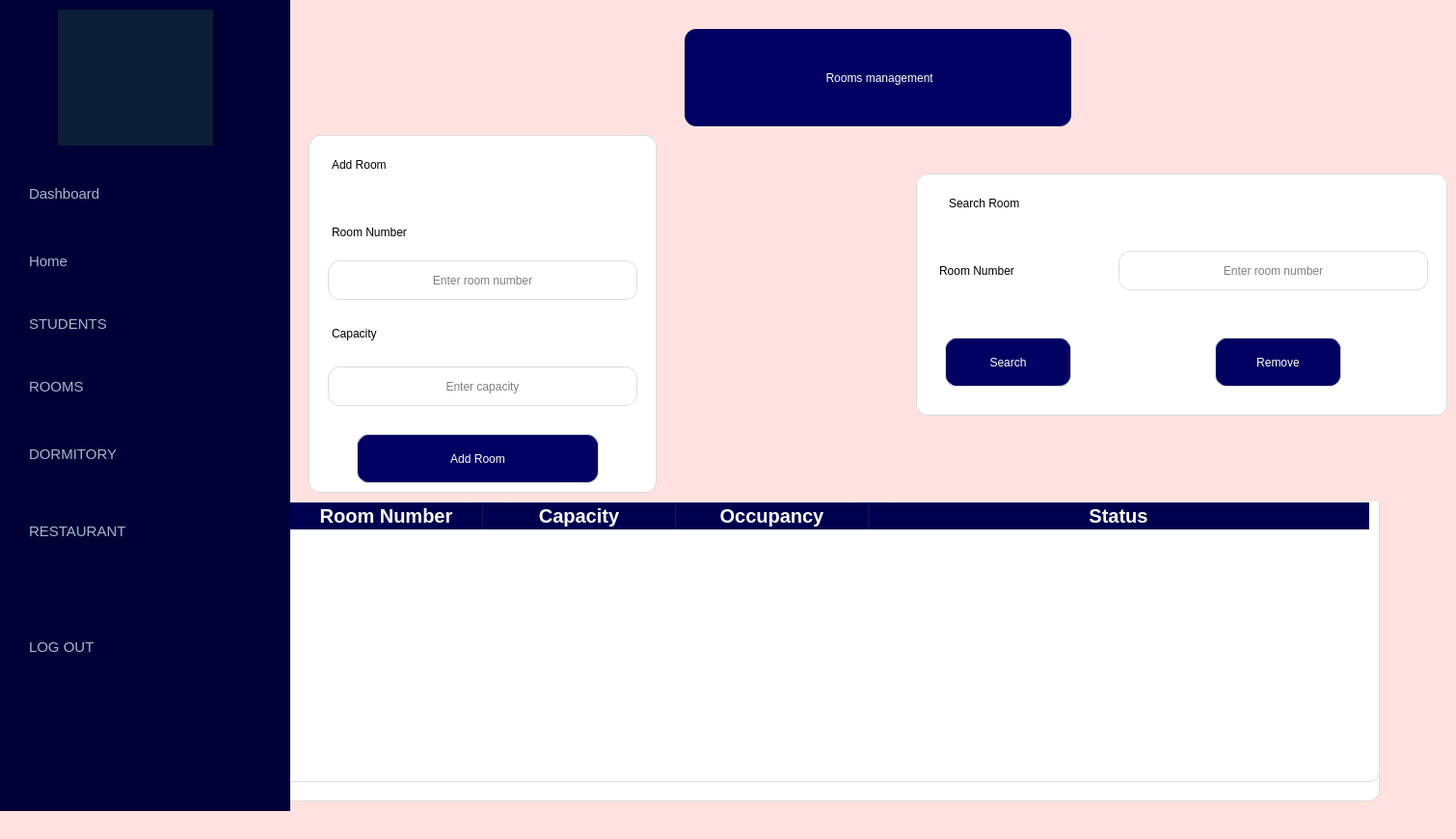
        <widget class="QWidget" name="student_2">
         <property name="styleSheet">
          <string notr="true">background-color: rgb(255, 226, 224);</string>
         </property>
         <widget class="QLabel" name="label_13">
          <property name="geometry">
           <rect>
            <x>710</x>
            <y>30</y>
            <width>401</width>
            <height>101</height>
           </rect>
          </property>
          <property name="styleSheet">
           <string notr="true">QLabel {
	font: 700 22pt &quot;Segoe UI&quot;;
	background-color: rgb(0, 0, 98);
    color: white;
    border-radius: 12px;
    padding: 10px;
    }</string>
          </property>
          <property name="text">
           <string> Rooms management</string>
          </property>
          <property name="alignment">
           <set>Qt::AlignmentFlag::AlignCenter</set>
          </property>
         </widget>
         <widget class="QFrame" name="frame_addstudent_2">
          <property name="geometry">
           <rect>
            <x>320</x>
            <y>140</y>
            <width>361</width>
            <height>371</height>
           </rect>
          </property>
          <property name="styleSheet">
           <string notr="true">background-color: white;
border-radius: 12px;
border: 1px solid #dcdcdc;
padding: 10px;</string>
          </property>
          <property name="frameShape">
           <enum>QFrame::Shape::StyledPanel</enum>
          </property>
          <property name="frameShadow">
           <enum>QFrame::Shadow::Raised</enum>
          </property>
          <widget class="QPushButton" name="btn_addRoom">
           <property name="geometry">
            <rect>
             <x>50</x>
             <y>310</y>
             <width>251</width>
             <height>51</height>
            </rect>
           </property>
           <property name="styleSheet">
            <string notr="true">background-color: rgb(0, 0, 98);
font: 700 14pt &quot;Segoe UI&quot;;
color:white;</string>
           </property>
           <property name="text">
            <string>Add Room</string>
           </property>
          </widget>
          <widget class="QLineEdit" name="lineEdit_roomNumber">
           <property name="geometry">
            <rect>
             <x>20</x>
             <y>130</y>
             <width>321</width>
             <height>41</height>
            </rect>
           </property>
           <property name="styleSheet">
            <string notr="true"/>
           </property>
           <property name="alignment">
            <set>Qt::AlignmentFlag::AlignCenter</set>
           </property>
           <property name="placeholderText">
            <string>Enter room number</string>
           </property>
          </widget>
          <widget class="QLineEdit" name="lineEdit_capacity">
           <property name="geometry">
            <rect>
             <x>20</x>
             <y>240</y>
             <width>321</width>
             <height>41</height>
            </rect>
           </property>
           <property name="alignment">
            <set>Qt::AlignmentFlag::AlignCenter</set>
           </property>
           <property name="placeholderText">
            <string>Enter capacity</string>
           </property>
          </widget>
          <widget class="QLabel" name="label_16">
           <property name="geometry">
            <rect>
             <x>10</x>
             <y>80</y>
             <width>191</width>
             <height>41</height>
            </rect>
           </property>
           <property name="styleSheet">
            <string notr="true">border-color: rgb(255, 255, 255);
font: 700 14pt &quot;Segoe UI&quot;;</string>
           </property>
           <property name="text">
            <string>Room Number</string>
           </property>
          </widget>
          <widget class="QLabel" name="label_19">
           <property name="geometry">
            <rect>
             <x>10</x>
             <y>180</y>
             <width>191</width>
             <height>51</height>
            </rect>
           </property>
           <property name="styleSheet">
            <string notr="true">border-color: rgb(255, 255, 255);
font: 700 14pt &quot;Segoe UI&quot;;</string>
           </property>
           <property name="text">
            <string>Capacity</string>
           </property>
          </widget>
          <widget class="QLabel" name="label_20">
           <property name="geometry">
            <rect>
             <x>10</x>
             <y>10</y>
             <width>191</width>
             <height>41</height>
            </rect>
           </property>
           <property name="styleSheet">
            <string notr="true">border-color: rgb(255, 255, 255);
font: 350 14pt &quot;Segoe UI&quot;;</string>
           </property>
           <property name="text">
            <string>Add Room</string>
           </property>
          </widget>
         </widget>
         <widget class="QFrame" name="frame_6">
          <property name="geometry">
           <rect>
            <x>290</x>
            <y>520</y>
            <width>1141</width>
            <height>311</height>
           </rect>
          </property>
          <property name="styleSheet">
           <string notr="true">background-color: white;
border-radius: 12px;
border: 1px solid #dcdcdc;
padding: 10px;</string>
          </property>
          <property name="frameShape">
           <enum>QFrame::Shape::StyledPanel</enum>
          </property>
          <property name="frameShadow">
           <enum>QFrame::Shadow::Raised</enum>
          </property>
          <widget class="QTableWidget" name="tableWidget_room">
           <property name="geometry">
            <rect>
             <x>0</x>
             <y>-10</y>
             <width>1141</width>
             <height>301</height>
            </rect>
           </property>
           <property name="styleSheet">
            <string notr="true">QTableWidget {
    background-color: white;
    border: 1px solid #dcdcdc;
    border-radius: 10px;
    gridline-color: #e5e5e5;
    font-size: 14pt;
}
/* 1. Style the parent header container to remove ugly native margins/borders */
QHeaderView {
    background-color: #000050; /* Forces the whole background bar to be blue */
    border: none;
    margin: 0px;
    padding: 0px;
}

/* 2. Update your section style so it matches perfectly */
QHeaderView::section {
    background-color: #000050; 
    color: #ffffff !important;  
    font-weight: bold;
    font-size: 20px;
    qproperty-alignment: 'AlignCenter'; 
    border: none;
    /* Add a clean, very subtle line between columns so they don't blend blindly */
    border-right: 1px solid #12126a; 
    padding: 0px;
}

/* 3. Remove any gaps at the very top left/right corner of the table */
QTableWidget QTableCornerButton::section {
    background-color: #000050;
    border: none;
}</string>
           </property>
           <property name="columnCount">
            <number>4</number>
           </property>
           <attribute name="horizontalHeaderCascadingSectionResizes">
            <bool>true</bool>
           </attribute>
           <attribute name="horizontalHeaderMinimumSectionSize">
            <number>200</number>
           </attribute>
           <attribute name="horizontalHeaderDefaultSectionSize">
            <number>200</number>
           </attribute>
           <attribute name="horizontalHeaderShowSortIndicator" stdset="0">
            <bool>true</bool>
           </attribute>
           <attribute name="horizontalHeaderStretchLastSection">
            <bool>true</bool>
           </attribute>
           <column>
            <property name="text">
             <string>Room Number</string>
            </property>
           </column>
           <column>
            <property name="text">
             <string>Capacity</string>
            </property>
           </column>
           <column>
            <property name="text">
             <string>Occupancy</string>
            </property>
           </column>
           <column>
            <property name="text">
             <string>Status</string>
            </property>
           </column>
          </widget>
         </widget>
         <widget class="QFrame" name="sidebarFrame_4">
          <property name="geometry">
           <rect>
            <x>-20</x>
            <y>-20</y>
            <width>321</width>
            <height>861</height>
           </rect>
          </property>
          <property name="styleSheet">
           <string notr="true">#sidebarFrame_4{
	background-color: rgb(0, 0, 54);
	
    border: none;
}
QPushButton {
    color: #ffffff;
    font-family: &quot;Segoe UI&quot;;
    font-size: 11pt;
    text-align: left;
    padding: 12px 20px;
    border: none;
    border-radius: 8px;
    background-color: transparent;
}
QPushButton:hover {
    background-color: #162e4e;
}
/* Active / Pressed State (like the Dashboard button in the image) */
QPushButton:checked, QPushButton:pressed {
    background-color: #123769;
    font-weight: bold;
}</string>
          </property>
          <property name="frameShape">
           <enum>QFrame::Shape::StyledPanel</enum>
          </property>
          <property name="frameShadow">
           <enum>QFrame::Shadow::Raised</enum>
          </property>
          <widget class="QPushButton" name="btn_dashboard_4">
           <property name="geometry">
            <rect>
             <x>30</x>
             <y>190</y>
             <width>291</width>
             <height>61</height>
            </rect>
           </property>
           <property name="styleSheet">
            <string notr="true">QPushButton {
    color: #a3b8cc;
    font-family: &quot;Segoe UI&quot;, sans-serif;
    font-size: 11pt;
    padding: 12px 20px;
    border: none;
    border-radius: 8px;
    background-color: transparent;
}

QPushButton:hover {
    color: #ffffff;
    background-color: #0c2343;
}

/* This rule handles the button that is currently clicked/active */
QPushButton:checked {
    color: #ffffff;
    font-weight: 600;
    background-color: #123769; /* The prominent blue selection color from the image */
}</string>
           </property>
           <property name="text">
            <string>Dashboard</string>
           </property>
           <property name="checkable">
            <bool>true</bool>
           </property>
           <property name="autoExclusive">
            <bool>true</bool>
           </property>
          </widget>
          <widget class="QPushButton" name="btn_room_4">
           <property name="geometry">
            <rect>
             <x>30</x>
             <y>390</y>
             <width>291</width>
             <height>61</height>
            </rect>
           </property>
           <property name="styleSheet">
            <string notr="true">QPushButton {
    color: #a3b8cc;
    font-family: &quot;Segoe UI&quot;, sans-serif;
    font-size: 11pt;
    padding: 12px 20px;
    border: none;
    border-radius: 8px;
    background-color: transparent;
}

QPushButton:hover {
    color: #ffffff;
    background-color: #0c2343;
}

/* This rule handles the button that is currently clicked/active */
QPushButton:checked {
    color: #ffffff;
    font-weight: 600;
    background-color: #123769; /* The prominent blue selection color from the image */
}</string>
           </property>
           <property name="text">
            <string>ROOMS</string>
           </property>
          </widget>
          <widget class="QPushButton" name="btn_dormitory_4">
           <property name="geometry">
            <rect>
             <x>30</x>
             <y>460</y>
             <width>291</width>
             <height>61</height>
            </rect>
           </property>
           <property name="styleSheet">
            <string notr="true">QPushButton {
    color: #a3b8cc;
    font-family: &quot;Segoe UI&quot;, sans-serif;
    font-size: 11pt;
    padding: 12px 20px;
    border: none;
    border-radius: 8px;
    background-color: transparent;
}

QPushButton:hover {
    color: #ffffff;
    background-color: #0c2343;
}

/* This rule handles the button that is currently clicked/active */
QPushButton:checked {
    color: #ffffff;
    font-weight: 600;
    background-color: #123769; /* The prominent blue selection color from the image */
}</string>
           </property>
           <property name="text">
            <string>DORMITORY</string>
           </property>
          </widget>
          <widget class="QPushButton" name="btn_restaurant_4">
           <property name="geometry">
            <rect>
             <x>30</x>
             <y>540</y>
             <width>291</width>
             <height>61</height>
            </rect>
           </property>
           <property name="styleSheet">
            <string notr="true">QPushButton {
    color: #a3b8cc;
    font-family: &quot;Segoe UI&quot;, sans-serif;
    font-size: 11pt;
    padding: 12px 20px;
    border: none;
    border-radius: 8px;
    background-color: transparent;
}

QPushButton:hover {
    color: #ffffff;
    background-color: #0c2343;
}

/* This rule handles the button that is currently clicked/active */
QPushButton:checked {
    color: #ffffff;
    font-weight: 600;
    background-color: #123769; /* The prominent blue selection color from the image */
}</string>
           </property>
           <property name="text">
            <string>RESTAURANT</string>
           </property>
          </widget>
          <widget class="QPushButton" name="btn_logout_4">
           <property name="geometry">
            <rect>
             <x>30</x>
             <y>660</y>
             <width>291</width>
             <height>61</height>
            </rect>
           </property>
           <property name="styleSheet">
            <string notr="true">QPushButton {
    color: #a3b8cc;
    font-family: &quot;Segoe UI&quot;, sans-serif;
    font-size: 11pt;
    padding: 12px 20px;
    border: none;
    border-radius: 8px;
    background-color: transparent;
}

QPushButton:hover {
    color: #ffffff;
    background-color: #0c2343;
}

/* This rule handles the button that is currently clicked/active */
QPushButton:checked {
    color: #ffffff;
    font-weight: 600;
    background-color: #123769; /* The prominent blue selection color from the image */
}</string>
           </property>
           <property name="text">
            <string>LOG OUT</string>
           </property>
          </widget>
          <widget class="QPushButton" name="pushButton_4">
           <property name="geometry">
            <rect>
             <x>30</x>
             <y>330</y>
             <width>271</width>
             <height>51</height>
            </rect>
           </property>
           <property name="styleSheet">
            <string notr="true">QPushButton {
    color: #a3b8cc;
    font-family: &quot;Segoe UI&quot;, sans-serif;
    font-size: 11pt;
    padding: 12px 20px;
    border: none;
    border-radius: 8px;
    background-color: transparent;
}

QPushButton:hover {
    color: #ffffff;
    background-color: #0c2343;
}

/* This rule handles the button that is currently clicked/active */
QPushButton:checked {
    color: #ffffff;
    font-weight: 600;
    background-color: #123769; /* The prominent blue selection color from the image */
}</string>
           </property>
           <property name="text">
            <string>STUDENTS</string>
           </property>
          </widget>
          <widget class="QLabel" name="label_18">
           <property name="geometry">
            <rect>
             <x>80</x>
             <y>30</y>
             <width>161</width>
             <height>141</height>
            </rect>
           </property>
           <property name="styleSheet">
            <string notr="true">background-color: #0b1e36;</string>
           </property>
           <property name="text">
            <string/>
           </property>
           <property name="pixmap">
            <pixmap resource="resources.qrc">:/images/.qtcreator/ChatGPT Image 20 juin 2026, 00_30_51.png</pixmap>
           </property>
          </widget>
          <widget class="QPushButton" name="btn_Home2">
           <property name="geometry">
            <rect>
             <x>30</x>
             <y>260</y>
             <width>291</width>
             <height>61</height>
            </rect>
           </property>
           <property name="styleSheet">
            <string notr="true">QPushButton {
    color: #a3b8cc;
    font-family: &quot;Segoe UI&quot;, sans-serif;
    font-size: 11pt;
    padding: 12px 20px;
    border: none;
    border-radius: 8px;
    background-color: transparent;
}

QPushButton:hover {
    color: #ffffff;
    background-color: #0c2343;
}

/* This rule handles the button that is currently clicked/active */
QPushButton:checked {
    color: #ffffff;
    font-weight: 600;
    background-color: #123769; /* The prominent blue selection color from the image */
}</string>
           </property>
           <property name="text">
            <string>Home</string>
           </property>
           <property name="checkable">
            <bool>true</bool>
           </property>
           <property name="autoExclusive">
            <bool>true</bool>
           </property>
          </widget>
         </widget>
         <widget class="QFrame" name="frame_addstudent_3">
          <property name="geometry">
           <rect>
            <x>950</x>
            <y>180</y>
            <width>551</width>
            <height>251</height>
           </rect>
          </property>
          <property name="styleSheet">
           <string notr="true">background-color: white;
border-radius: 12px;
border: 1px solid #dcdcdc;
padding: 10px;</string>
          </property>
          <property name="frameShape">
           <enum>QFrame::Shape::StyledPanel</enum>
          </property>
          <property name="frameShadow">
           <enum>QFrame::Shadow::Raised</enum>
          </property>
          <widget class="QPushButton" name="btn_searchroom">
           <property name="geometry">
            <rect>
             <x>30</x>
             <y>170</y>
             <width>131</width>
             <height>51</height>
            </rect>
           </property>
           <property name="styleSheet">
            <string notr="true">background-color: rgb(0, 0, 98);
font: 700 14pt &quot;Segoe UI&quot;;
color:white;</string>
           </property>
           <property name="text">
            <string>Search</string>
           </property>
          </widget>
          <widget class="QLineEdit" name="lineEdit_roomNumber_2">
           <property name="geometry">
            <rect>
             <x>210</x>
             <y>80</y>
             <width>321</width>
             <height>41</height>
            </rect>
           </property>
           <property name="styleSheet">
            <string notr="true"/>
           </property>
           <property name="alignment">
            <set>Qt::AlignmentFlag::AlignCenter</set>
           </property>
           <property name="placeholderText">
            <string>Enter room number</string>
           </property>
          </widget>
          <widget class="QLabel" name="label_17">
           <property name="geometry">
            <rect>
             <x>10</x>
             <y>80</y>
             <width>191</width>
             <height>41</height>
            </rect>
           </property>
           <property name="styleSheet">
            <string notr="true">border-color: rgb(255, 255, 255);
font: 700 14pt &quot;Segoe UI&quot;;</string>
           </property>
           <property name="text">
            <string>Room Number</string>
           </property>
          </widget>
          <widget class="QLabel" name="label_22">
           <property name="geometry">
            <rect>
             <x>20</x>
             <y>10</y>
             <width>191</width>
             <height>41</height>
            </rect>
           </property>
           <property name="styleSheet">
            <string notr="true">border-color: rgb(255, 255, 255);
font: 350 14pt &quot;Segoe UI&quot;;</string>
           </property>
           <property name="text">
            <string>Search Room</string>
           </property>
          </widget>
          <widget class="QPushButton" name="btn_removeroom">
           <property name="geometry">
            <rect>
             <x>310</x>
             <y>170</y>
             <width>131</width>
             <height>51</height>
            </rect>
           </property>
           <property name="styleSheet">
            <string notr="true">background-color: rgb(0, 0, 98);
font: 700 14pt &quot;Segoe UI&quot;;
color:white;</string>
           </property>
           <property name="text">
            <string>Remove</string>
           </property>
          </widget>
         </widget>
        </widget>
